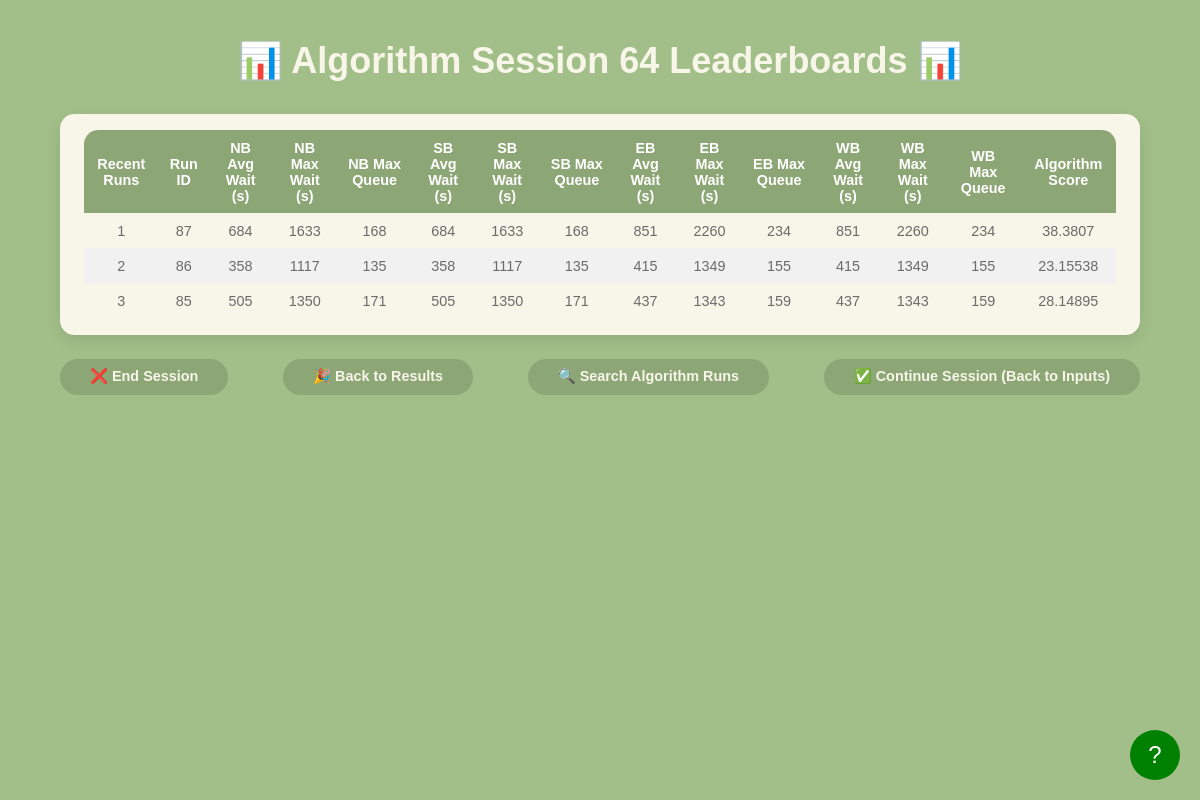
Screenshot of /algorithm_session_leaderboard?session_id=64 with the database file from the repository.
### models.py (models this page shows, shortened)
class AlgorithmLeaderboardResult(db.Model):
    __tablename__ = 'algorithm_leaderboard_results'
    id = db.Column(db.Integer, primary_key=True, autoincrement=True)
    run_id = db.Column(db.Integer, db.ForeignKey('configurations.run_id'), nullable=False)
    session_id = db.Column(db.Integer, db.ForeignKey('sessions.id'), nullable=False)
    avg_wait_time_north = db.Column(db.Float, nullable=False)
    max_wait_time_north = db.Column(db.Float, nullable=False)
    max_queue_length_north = db.Column(db.Integer, nullable=False)
    avg_wait_time_south = db.Column(db.Float, nullable=False)
    max_wait_time_south = db.Column(db.Float, nullable=False)
    max_queue_length_south = db.Column(db.Integer, nullable=False)
    avg_wait_time_east = db.Column(db.Float, nullable=False)
    max_wait_time_east = db.Column(db.Float, nullable=False)
    max_queue_length_east = db.Column(db.Integer, nullable=False)
    avg_wait_time_west = db.Column(db.Float, nullable=False)
    max_wait_time_west = db.Column(db.Float, nullable=False)
    max_queue_length_west = db.Column(db.Integer, nullable=False)

### app.py (the view)
@app.route('/algorithm_session_leaderboard')
def algorithm_session_leaderboard_page():
    session_id = request.args.get('session_id', type=int)
    if not session_id:
        active_session = Session.query.filter_by(active=True).order_by(Session.id.desc()).first()
        session_id = active_session.id if active_session else None
    print(session_id)
    raw_runs = get_recent_algorithm_runs(session_id) if session_id else []
    processed_runs = []
    for run in raw_runs:
        score = compute_score_4directions(
            run.run_id,
            run.session_id,
            run.avg_wait_time_north, run.max_wait_time_north, run.max_queue_length_north,
            run.avg_wait_time_south, run.max_wait_time_south, run.max_queue_length_south,
            run.avg_wait_time_east, run.max_wait_time_east, run.max_queue_length_east,
            run.avg_wait_time_west, run.max_wait_time_west, run.max_queue_length_west
        )
        processed_runs.append({
            "run_id": run.run_id,
            "nb_avg_wait": run.avg_wait_time_north,
            "nb_max_wait": run.max_wait_time_north,
            "nb_max_queue": run.max_queue_length_north,
            "sb_avg_wait": run.avg_wait_time_south,
            "sb_max_wait": run.max_wait_time_south,
            "sb_max_queue": run.max_queue_length_south,
            "eb_avg_wait": run.avg_wait_time_east,
            "eb_max_wait": run.max_wait_time_east,
            "eb_max_queue": run.max_queue_length_east,
            "wb_avg_wait": run.avg_wait_time_west,
            "wb_max_wait": run.max_wait_time_west,
            "wb_max_queue": run.max_queue_length_west,
            "score": score
        })
    return render_template('algorithm_session_leaderboard.html', runs=processed_runs, session_id=session_id)

### app.py (called while the page is built)
def get_recent_algorithm_runs(session_id):
    return AlgorithmLeaderboardResult.query \
        .filter_by(session_id=session_id) \
        .order_by(AlgorithmLeaderboardResult.id.desc()) \
        .limit(10) \
        .all()

### templates/algorithm_session_leaderboard.html (shortened to what this page needs)
<!DOCTYPE html>
<html lang="en">
<head>
    <link rel="stylesheet" href="{{ url_for('static', filename='css/algorithm_session_leaderboard.css') }}">
</head>
<body>
    <div class="header">
        <h1>📊 Algorithm Session {{ session_id }} Leaderboards 📊</h1>
    </div>
    <div class="leaderboard-container">
        <table>
            <thead>
                <tr>
                    <th>Recent Runs</th>
                    <th>Run ID</th>
                    <th>NB Avg Wait (s)</th>
                    <th>NB Max Wait (s)</th>
                    <th>NB Max Queue</th>
                    <th>SB Avg Wait (s)</th>
                    <th>SB Max Wait (s)</th>
                    <th>SB Max Queue</th>
                    <th>EB Avg Wait (s)</th>
                    <th>EB Max Wait (s)</th>
                    <th>EB Max Queue</th>
                    <th>WB Avg Wait (s)</th>
                    <th>WB Max Wait (s)</th>
                    <th>WB Max Queue</th>
                    <th>Algorithm Score</th>
                </tr>
            </thead>
            <tbody>
                {% if runs and runs|length > 0 %}
                    {% for run in runs %}
                    <tr onclick="handleRowClick(this)">
                        <td>{{ loop.index }}</td>
                        <td>{{ run.run_id }}</td>
                        <td>{{ run.nb_avg_wait|round|int }}</td>
                        <td>{{ run.nb_max_wait|round|int }}</td>
                        <td>{{ run.nb_max_queue|round|int }}</td>
                        <td>{{ run.sb_avg_wait|round|int }}</td>
                        <td>{{ run.sb_max_wait|round|int }}</td>
                        <td>{{ run.sb_max_queue|round|int }}</td>
                        <td>{{ run.eb_avg_wait|round|int }}</td>
                        <td>{{ run.eb_max_wait|round|int }}</td>
                        <td>{{ run.eb_max_queue|round|int }}</td>
                        <td>{{ run.wb_avg_wait|round|int }}</td>
                        <td>{{ run.wb_max_wait|round|int }}</td>
                        <td>{{ run.wb_max_queue|round|int }}</td>
                        <td>{{ run.score|round(5) }}</td>
                    </tr>
                    {% endfor %}
                {% else %}
                    <tr>
                        <td colspan="15">No session runs found.</td>
                    </tr>
                {% endif %}
            </tbody>
        </table>
    </div>
    <div class="nav-container">
        <a class="nav-button" id="endBtn" href="/index">❌ End Session</a>
        <a class="res-button" id="results" href="/back_to_results">🎉 Back to Results</a>
        <a class="res-button" id="searchRunsBtn" href="/search_Algorithm_Runs">🔍 Search Algorithm Runs</a>
        <a class="nav-button" id="backBtn" href="/parameters">✅ Continue Session (Back to Inputs)</a>
    </div>
    <div id="tutorial-button">?</div>
</body>
</html>

### static/css/algorithm_session_leaderboard.css (style rules this page uses)
* { margin: 0; padding: 0; box-sizing: border-box; }
html, body { width: 100%; height: 100%; overflow: hidden; }
body { background-color: #a2bf89; font-family: 'SF Pro', sans-serif; color: #6b6b6b; display: flex; flex-direction: column; align-items: center; padding: 5vh 0; }
.header { width: 90%; text-align: center; margin-bottom: 4vh; }
.header h1 { font-size: 3vw; color: #f8f5e9; font-weight: 600; }
.leaderboard-container { background-color: #f8f5e9; border-radius: 1.2vw; padding: 2vh 3vh; width: 90%; max-width: 1400px; text-align: center; box-shadow: 0px 5px 15px rgba(0, 0, 0, 0.1); }
table { width: 100%; border-collapse: collapse; border-radius: 1.2vw; overflow: hidden; }
th, td { padding: 1.2vh; text-align: center; font-size: 1.2vw; }
th { background-color: #8da676; color: white; font-weight: bold; }
tr:nth-child(even) { background-color: #f1f1f1; }
tbody tr { cursor: pointer; }
.nav-container { width: 90%; max-width: 1400px; margin-top: 3vh; display: flex; justify-content: space-between; }
.nav-container a { text-decoration: none; color: #f8f5e9; background-color: #8da676; padding: 1.2vh 2.5vw; border-radius: 2vw; font-size: 1.2vw; font-weight: 600; transition: background-color 0.3s; }
#tutorial-button { position: fixed; bottom: 20px; right: 20px; width: 50px; height: 50px; border-radius: 50%; background-color: green; color: white; text-align: center; line-height: 50px; font-size: 24px; cursor: pointer; z-index: 1000; }

### rows the page displays
AlgorithmLeaderboardResult: run_id "87", nb_avg_wait "684", nb_max_wait "1633", nb_max_queue "168", sb_avg_wait "684", sb_max_wait "1633", sb_max_queue "168", eb_avg_wait "851", eb_max_wait "2260", eb_max_queue "234", wb_avg_wait "851", wb_max_wait "2260", wb_max_queue "234", score "38.3807"
AlgorithmLeaderboardResult: run_id "86", nb_avg_wait "358", nb_max_wait "1117", nb_max_queue "135", sb_avg_wait "358", sb_max_wait "1117", sb_max_queue "135", eb_avg_wait "415", eb_max_wait "1349", eb_max_queue "155", wb_avg_wait "415", wb_max_wait "1349", wb_max_queue "155", score "23.15538"
AlgorithmLeaderboardResult: run_id "85", nb_avg_wait "505", nb_max_wait "1350", nb_max_queue "171", sb_avg_wait "505", sb_max_wait "1350", sb_max_queue "171", eb_avg_wait "437", eb_max_wait "1343", eb_max_queue "159", wb_avg_wait "437", wb_max_wait "1343", wb_max_queue "159", score "28.14895"

### other values shown
{{ session_id }} "64"
